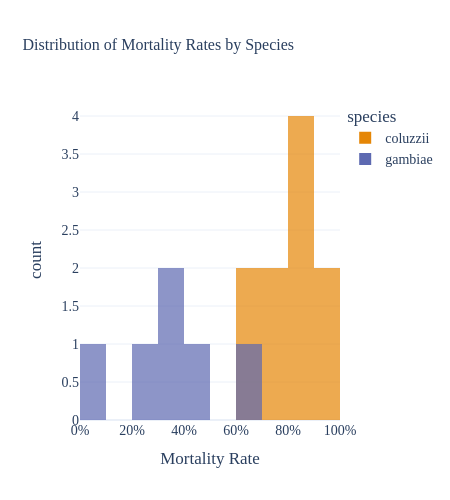

Here is the notebook cell this chart was saved with:
### Code cell
def create_histogram(width=PLOT_WIDTH, height=PLOT_HEIGHT):
    fig = px.histogram(
        df_clean,
        x='mort_females',
        color='species',
        color_discrete_map=TAXON_COLORS,
        nbins=15,
        opacity=0.7,
        barmode='overlay',
        title="Distribution of Mortality Rates by Species",
        labels={
            'mort_females': 'Mortality Rate',
            'count': 'Frequency'
        }
    )
    
    fig.update_layout(
        width=width,
        height=height,
        template="plotly_white",
        xaxis_tickformat='.0%',
        font=dict(size=FONT_SIZE, family=FONT_FAMILY),
        title_font=dict(size=TITLE_FONT_SIZE, family=FONT_FAMILY)
    )
    
    return fig

hist_fig = create_histogram()
hist_fig.show()

### Figure 1 — Plotly figure (JSON) as saved in the notebook; plotly's stock layout.template omitted (floating-point values rounded to 4 significant figures)
{"data": [{"alignmentgroup": "True", "bingroup": "x", "hovertemplate": "species=coluzzii<br>Mortality Rate=%{x}<br>count=%{y}<extra></extra>", "legendgroup": "coluzzii", "marker": {"color": "#e58606", "opacity": 0.7, "pattern": {"shape": ""}}, "name": "coluzzii", "nbinsx": 15, "offsetgroup": "coluzzii", "orientation": "v", "showlegend": true, "type": "histogram", "x": [0.68, 0.8261, 0.76, 0.6538, 0.8148, 0.88, 0.9565, 0.76, 0.9167, 0.875], "xaxis": "x", "yaxis": "y"}, {"alignmentgroup": "True", "bingroup": "x", "hovertemplate": "species=gambiae<br>Mortality Rate=%{x}<br>count=%{y}<extra></extra>", "legendgroup": "gambiae", "marker": {"color": "#5d69b1", "opacity": 0.7, "pattern": {"shape": ""}}, "name": "gambiae", "nbinsx": 15, "offsetgroup": "gambiae", "orientation": "v", "showlegend": true, "type": "histogram", "x": [0.07692, 0.4, 0.3846, 0.625, 0.2308, 0.3913], "xaxis": "x", "yaxis": "y"}], "layout": {"barmode": "overlay", "font": {"family": "Fira Sans", "size": 14}, "height": 500, "legend": {"title": {"text": "species"}, "tracegroupgap": 0}, "title": {"font": {"family": "Fira Sans", "size": 16}, "text": "Distribution of Mortality Rates by Species"}, "width": 450, "xaxis": {"anchor": "y", "domain": [0, 1], "tickformat": ".0%", "title": {"text": "Mortality Rate"}}, "yaxis": {"anchor": "x", "domain": [0, 1], "title": {"text": "count"}}}}
